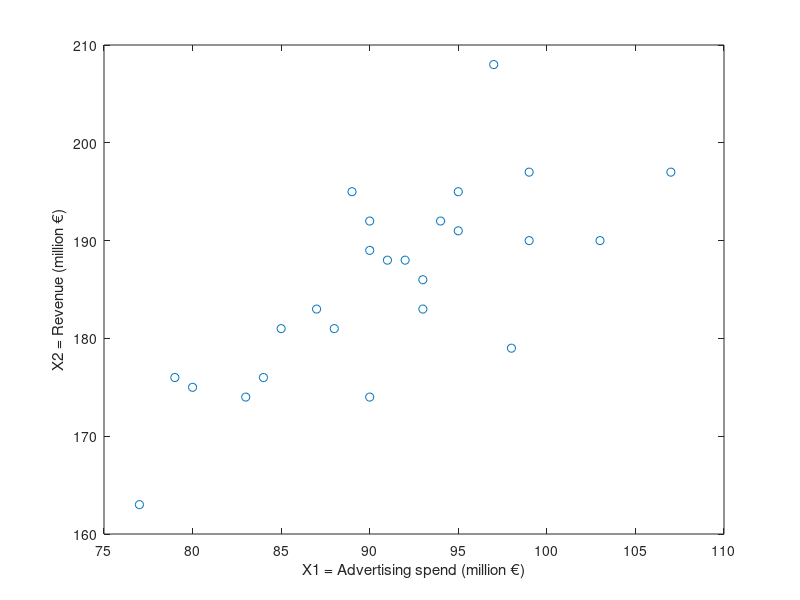

The MATLAB script that drew this image: (Note: this script raises an error after producing the figure.)
close all
% Load workspace with precomputed variables
load workspacePreliminareEllisse.mat

%% Poins in the original space with ellipse

plot(X1,X2,'o')
xlabel('X1 = Advertising spend (million €)')
ylabel('X2 = Revenue (million €)')
hold('on')

Ell= ellipse(meaX,S,1);
axis equal


%% Convert ellipse coordinates to a polygon
ellp = polyshape(Ell);

% Generate x,y coordinates along principal line
xcoo = (min(X1):0.01:max(X1))';
ycoo = aprinc + bprinc*xcoo;

% Find intersection points between line and ellipse
[in,out] = intersect(ellp, [xcoo ycoo]);

disp("Length of the principal semi-axis (numerical)")
% Last intersection point inside the ellipse:
lunSemiAxis = norm(in(end,:) - meaX);
disp(lunSemiAxis)

%% Length of the major semiaxis of the ellipse and first eigenvalue

% gamma1 = lunghezza asse maggiore ellisse
gamma1=sqrt(Lambda(1,1));

disp("Length of the semiaxis of the ellipse")
disp("Square root of first eigenvalue")
disp(gamma1)

% gamma2= length of the minor semiaxis of the ellipse
gamma2=sqrt(Lambda(2,2));

%% Area and perimeter of the ellipse (numeric)
disp(['Area of ellipse: '      num2str(area(ellp))])
disp(['Perimeter of ellipse: ' num2str(perimeter(ellp))])


%% Area and perimeter of the ellipse (exact)
disp("Area of the ellipse (exact value): pi*gamma1*gamma2")
disp(pi*gamma1*gamma2);

disp('Perimeter of the ellipse (Ramanujan formula)')
disp(pi*(3*(gamma1+gamma2)-sqrt((3*gamma1+gamma2)*(gamma1+3*gamma2))))

%% Poins in the original space with ellipse

plot(X1,X2,'o')
xlabel('X1 = Advertising spend (million €)')
ylabel('X2 = Revenue (million €)')
hold('on')

Ell= ellipse(meaX,S,1);
axis equal
[in]=inpolygon(X1,X2,Ell(:,1),Ell(:,2));
seq=1:n;
textOut=string(seq(~in));
text(X(~in,1),X(~in,2),textOut)

%% Points in the original space (deviation from the means)
figure
Xtilde1=Xtilde(:,1);
Xtilde2=Xtilde(:,2);

plot(Xtilde1,Xtilde2,'o')
xlabel('$\tilde X_1= X_1-\overline x_1$','Interpreter','latex')
ylabel('$\tilde X_2=X_2-\overline x_2$','Interpreter','latex')
hold('on')
Ell= ellipse(0,S,1);
axis equal
[in]=inpolygon(Xtilde1,Xtilde2,Ell(:,1),Ell(:,2));
seq=1:n;
textOut=string(seq(~in));
text(Xtilde1(~in),Xtilde2(~in),textOut)
% print -depsc figs\rotazione2.eps;

%% Points in the new reference system (PC)
figure
Y=Xtilde*V;
plot(Y(:,1),Y(:,2),'o')
hold('on')
Ellr= ellipse(0,Lambda,1);
xlabel('$Y_1$ = First principal component','Interpreter','latex')
ylabel('$Y_2$ = Second principal component','Interpreter','latex')

[in]=inpolygon(Y(:,1),Y(:,2),Ellr(:,1),Ellr(:,2));
seq=(1:size(X,1))';
textOut=string(seq(~in));
text(Y(~in,1),Y(~in,2),textOut)
axis equal
% print -depsc figs\rotazione3.eps;
%% Points in the space of standardized PC
figure
Yst=zscore(Y);
plot(Yst(:,1),Yst(:,2),'o')
hold('on')
Ellr= ellipse(0,eye(2),1);
xlabel(['$Y_1/ \sqrt \lambda_1 $=First standardized principal component ' ...
    ''],'Interpreter','latex')
ylabel(['$Y_2/  \sqrt \lambda_2$=Second standardized principal component' ...
    ''],'Interpreter','latex')
[in]=inpolygon(Yst(:,1),Yst(:,2),Ellr(:,1),Ellr(:,2));
textOut=string(seq(~in));
text(Yst(~in,1),Yst(~in,2),textOut)
axis equal
% print -depsc figs\rotazione4.eps;


